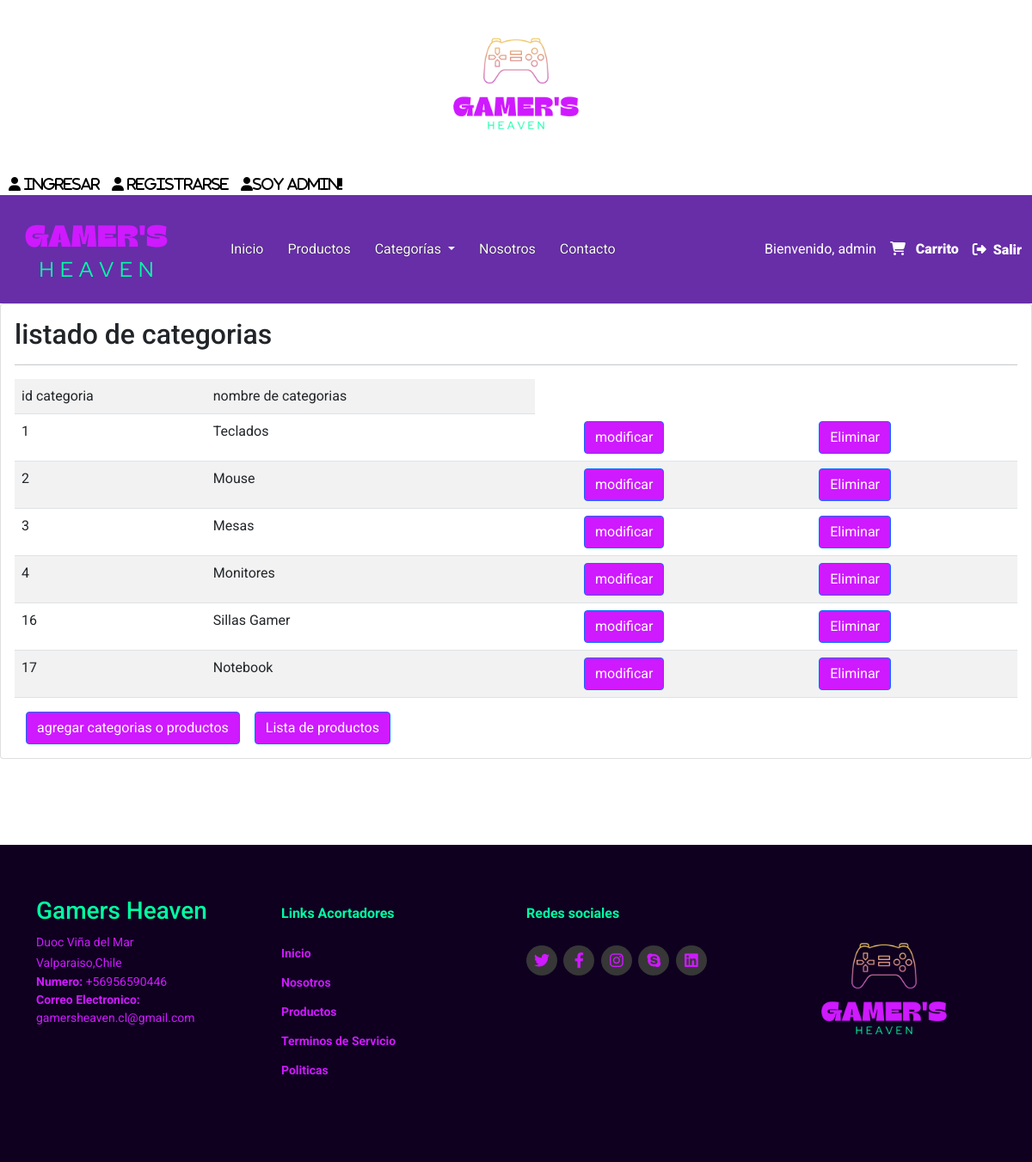
/listarCategorias/ (signed in), run on the app's committed database.
### venta/models.py (models this page shows, shortened)
class Usuario(AbstractUser):
    username = models.CharField(unique=True, max_length=150)
    correo_electronico = models.EmailField(unique=True)
    nombre = models.CharField(max_length=255)
    region = models.CharField(max_length=255)
    comuna = models.CharField(max_length=255)
    objects = UsuarioManager()
    USERNAME_FIELD = 'username'
    REQUIRED_FIELDS = ['correo_electronico', 'nombre']

class Categoria(models.Model):
    id_categoria = models.AutoField(primary_key=True)
    nombre_categoria = models.CharField(max_length=255)

### venta/views.py (the view)
# urls.py: path('listarCategorias/', views.listarCategoria, name='listarCategorias'),
@login_required
def listarCategoria(request):
    categorias = Categoria.objects.all()
    context ={
        'categoria' : categorias,
        "categorias": categorias
    }
    return render(request, 'venta/listar_categorias.html', context)

### venta/templates/venta/listar_categorias.html (shortened to what this page needs)
{% load static %}
{% load humanize %}
{% load my_filters %}
<!DOCTYPE html>
<html lang="en">
  <head>
    <link
      type="text/css"
      rel="stylesheet"
      href='{% static "css/style.css" %}'
    />
    <link
      rel="stylesheet"
      href="https://cdnjs.cloudflare.com/ajax/libs/font-awesome/6.2.0/css/all.min.css"
    />
    <link
      href="https://cdn.jsdelivr.net/npm/bootstrap@5.0.2/dist/css/bootstrap.min.css"
      rel="stylesheet"
    />
  </head>
  <body>
    <div class="top-navbar">
      <img class="mx-auto d-block" src='{% static "/images/Gamers_white.png" %}' width="190" alt="icono">
      <div class="icons">
        <a href="{% url 'login' %}" class="fas fa-user"> Ingresar</a>
        <a href="{% url 'registro'%}" class="fas fa-user"> Registrarse</a>
        <a href="{% url 'iniciar_sesion_admin'%}"class="fas fa-user">Soy Admin!!</a>
      </div>
    </div>
    <nav class="navbar navbar-expand-lg" id="navbar">
      <div class="container-fluid">
        <a class="navbar-brand" href="{% url '' %}" id="logo"><img src="{% static 'images/Heaven_claro.png' %}" alt="icono"></a>
        <div class="collapse navbar-collapse" id="navbarSupportedContent">
          <ul class="navbar-nav me-auto mb-2 mb-lg-0">
            <li class="nav-item">
              <a class="nav-link active" aria-current="page" href="{% url '' %}">Inicio</a>
            </li>
            <li class="nav-item">
              <a class="nav-link" href="{% url 'productos' %}">Productos</a>
            </li>
            <li class="nav-item dropdown">
              <a class="nav-link dropdown-toggle" href="#" id="navbarDropdown" role="button" data-bs-toggle="dropdown"
                aria-expanded="false">
                Categorías
              </a>
            </li>
            <li class="nav-item">
              <a class="nav-link" href="{% url 'nosotros' %}">Nosotros</a>
            </li>
            <li class="nav-item">
              <a class="nav-link" href="{% url 'contacto' %}">Contacto</a>
            </li>
          </ul>
          {% if user.is_authenticated %}
            <span style="color:white">Bienvenido, {{ user.nombre }}</span>
          {% endif %}
          {% if user.is_authenticated %}
            {% if user.carrito %}
              {% if user.carrito.cantidad_total > 0 %}
                <a href="{% url 'ver_carrito' %}" class="nav-link">
                  <i class="fas fa-shopping-cart"></i>
                  <span class="badge bg-primary">{{ user.carrito.cantidad_total }}</span>
                </a>
              {% else %}
                <a href="{% url 'ver_carrito' %}" class="nav-item">
                  <i class="fas fa-shopping-cart "></i>
                </a>
              {% endif %}
            {% else %}
              <a href="{% url 'ver_carrito' %}" class="nav-link">
                <i class="fas fa-shopping-cart " style="text-decoration:none; color:white; text-transform: capitalize" onmouseover="this.style.color='#00FFA3'" onmouseout="this.style.color='white'"> <span>&nbsp;</span>
                <span>Carrito</span>
                </i>
              </a>
            {% endif %}
          {% endif %}
          {% if user.is_authenticated %}
            <a href="{% url 'cerrar_sesion' %}" class="fas fa-sign-out-alt" style="text-decoration:none;color:white" onmouseover="this.style.color='#00FFA3'" onmouseout="this.style.color='white'"><span>&nbsp;</span>
              <span>Salir</span>
            </a>
          {% endif %}
        </div>
      </div>
    </nav>
    <div class="card">
      <div class="card-body">
        <h2>listado de categorias</h2>
        <hr>
        <table class="table table-striped table-hover table-responsive-sm">
          <tr>
              <td> id categoria</td>
              <td> nombre de categorias</td>
          </tr>
          {% for c in categoria %}
          <tr>
            <td>{{c.id_categoria | title}} </td>
            <td>{{c.nombre_categoria | title}} <td>
            <td>
              <a href="{% url 'modificar_categorias' pk=c.id_categoria %}" class="btn btn-primary" style="background-color: #CF19FF">modificar</a>
            </td>
            <td>
              <a href="{% url 'eliminar_categorias' pk=c.id_categoria %}" class="btn btn-primary" style="background-color: #CF19FF">Eliminar</a>
            </td>
          </tr>
          {% endfor %}
        </table>
        <div>
          <a href="{% url 'agregar_productos' %}" class="btn btn-primary" style="background-color: #CF19FF">agregar categorias o productos</a>
          <a href="{% url 'listar_productos' %}" class="btn btn-primary" style="background-color: #CF19FF;">Lista de productos</a>
        </div>
      </div>
    </div>
    <footer id="footer">
      <div class="footer-top">
        <div class="container align-content-center">
          <div class="row">
            <div class="col-lg-3 col-md-6 footer-contact">
              <h3>Gamers Heaven</h3>
              <p>
                Duoc Viña del Mar <br />
                Valparaiso,Chile <br />
              </p>
              <strong>Numero:</strong> +56956590446 <br />
              <strong>Correo Electronico: </strong
              >gamersheaven.cl@gmail.com<br />
            </div>
            <div class="col-lg-3 col-md-6 footer-links">
              <h4>Links Acortadores</h4>
              <ul>
                <li><a href="{% url ''%}">Inicio</a></li>
                <li><a href="{% url 'nosotros'%}">Nosotros</a></li>
                <li><a href="{% url 'productos'%}">Productos</a></li>
                <li><a href="#">Terminos de Servicio</a></li>
                <li><a href="#">Politicas </a></li>
              </ul>
            </div>
            <div class="col-lg-3 col-md-6 footer-links">
              <h4>Redes sociales</h4>
              <div class="socail-links mt-3">
                <a href="#"><i class="fa-brands fa-twitter"></i></a>
                <a href="#"><i class="fa-brands fa-facebook-f"></i></a>
                <a href="#"><i class="fa-brands fa-instagram"></i></a>
                <a href="#"><i class="fa-brands fa-skype"></i></a>
                <a href="#"><i class="fa-brands fa-linkedin"></i></a>
              </div>
            </div>
            <div class="col-lg-3 col-md-6 footer-links">
              <img
                class="mx-auto d-block"
                src='{% static "images/Gamers_black.png" %}'
                width="190"
                alt="icono"
              />
            </div>
          </div>
        </div>
      </div>
    </footer>
  </body>
</html>

### gamersheaven/static/css/style.css (style rules this page uses)
* { margin: 0; padding: 0; box-sizing: border-box; outline: none; font-family: 'Roboto','Merriweather', sans-serif; }
.top-navbar { flex-direction: column; justify-content: space-between; align-items: flex-end; }
.top-navbar .icons { margin-top: 13px; margin-right: 15px; }
.top-navbar a { text-decoration: none; color: black; margin-left: 10px; }
#navbar { background-color: #672EA8; }
.navbar-nav { margin-left: 20px; }
.nav-item { margin-left: 10px; }
.nav-item .nav-link { color: white; margin-left: 2px; text-shadow: 0px 0px 1px black; transition: 0.5s ease; }
.btn { margin-left: 13px; }
#footer { padding: 0 0 30px 0px; color: #CF19FF; font-size: 14px; background-color: #0F0020; margin-top: 100px; }
#footer .footer-top { padding: 60px 0 30px 0; background-color:#0F0020; color: #CF19FF; }
#footer .footer-top .footer-contact { margin-bottom: 30px; }
#footer .footer-top .footer-contact h3 { color: #00FFA3; }
#footer .footer-top .footer-contact p { font-size: 14px; line-height: 24px; margin-bottom: 0; color: #CF19FF; }
#footer .footer-top h4 { font-size: 16px; font-weight: bold; position: relative; padding-bottom: 12px; }
#footer .footer-top .footer-links { margin-bottom: 30px; margin-top: 10px; }
#footer .footer-top .footer-links h4 { color: #00FFA3; }
.fa-sign-out-alt { text-decoration: none; color: white; }
#footer .footer-top .footer-links ul { list-style: none; padding: 0; margin: 0; }
#footer .footer-top .footer-links ul li { padding: 10px 0; display: flex; align-items: center; }
#footer .footer-top .footer-links ul li a { text-decoration: none; color: #CF19FF; display: inline-block; line-height: 1; font-weight: bold; transition: 0.5s ease; }
#footer .footer-top .socail-links a { font-size: 18px; display: inline-block; text-decoration: none; background-color: #373737; color: #CF19FF; line-height: 1; padding: 8px 0; margin-right: 4px; border-radius: 50%; text-align: center; width: 36px; transition: 0.5s ease; }
html { scroll-behavior: smooth; }

### data on the page
Usuario: nombre "admin"
Categoria: id_categoria "1", nombre_categoria "Teclados"
Categoria: id_categoria "2", nombre_categoria "Mouse"
Categoria: id_categoria "3", nombre_categoria "Mesas"
Categoria: id_categoria "4", nombre_categoria "Monitores"
Categoria: id_categoria "16", nombre_categoria "Sillas Gamer"
Categoria: id_categoria "17", nombre_categoria "Notebook"
